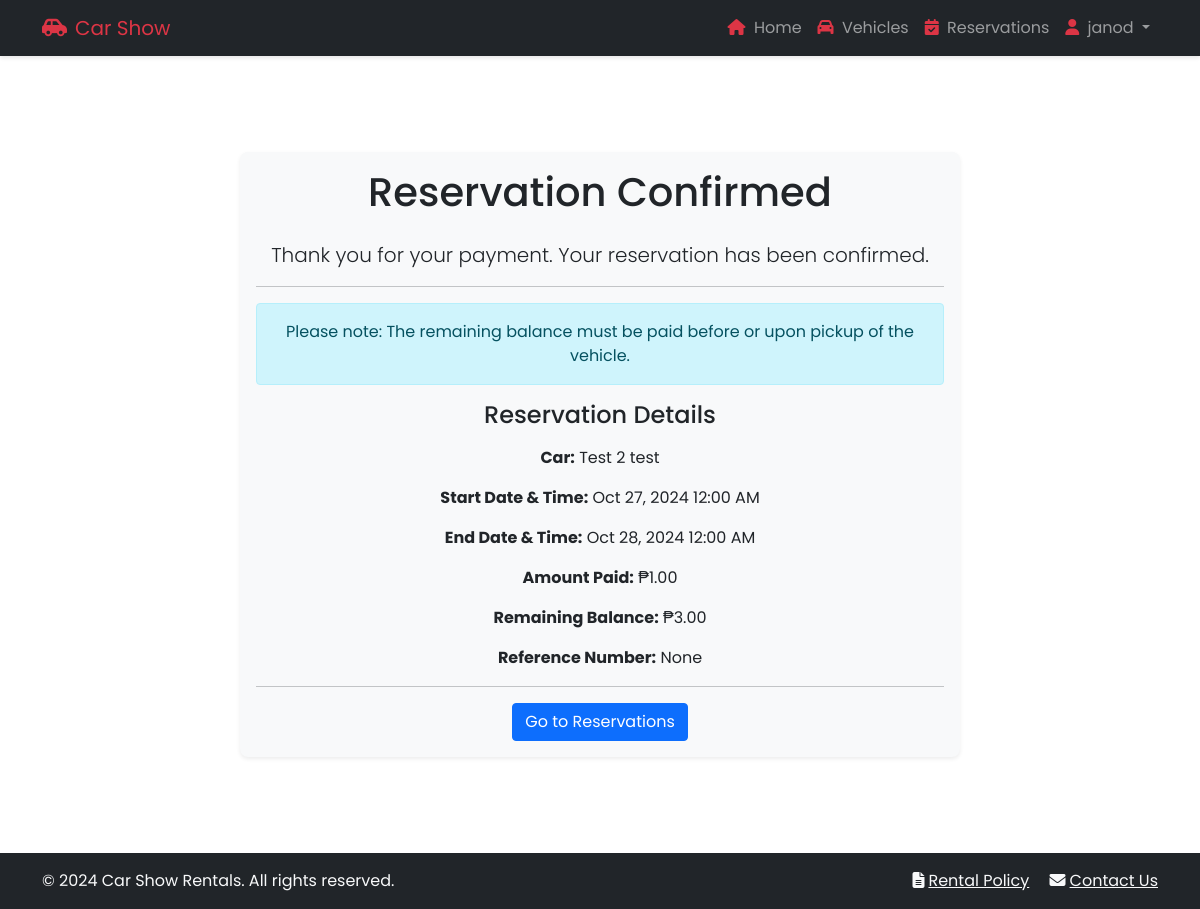
The app's page /payment-confirmation/38/ (signed in) with its own data.
### backend/models.py (models this page shows, shortened)
class Reservation(models.Model):
    RATE_TYPES = [
        ('hourly', 'Hourly'),
        ('daily', 'Daily'),
        ('weekly', 'Weekly'),
    ]
    STATUS_CHOICES = [
        ('pending', 'Pending'),
        ('partial', 'Partial'),
        ('paid', 'Paid'),
        ('active', 'Active'),
        ('completed', 'Completed'),
        ('cancelled', 'Cancelled'),
    ]
    user = models.ForeignKey(User, on_delete=models.CASCADE)
    car = models.ForeignKey(Car, on_delete=models.CASCADE)
    rate_type = models.CharField(max_length=10, choices=RATE_TYPES)
    start_datetime = models.DateTimeField()
    end_datetime = models.DateTimeField()
    receipt_image = models.ImageField(upload_to='receipts/', blank=True, null=True)
    reference_number = models.CharField(max_length=50, blank=True, null=True)
    amount = models.DecimalField(max_digits=10, decimal_places=2, default=0)
    total_price = models.DecimalField(max_digits=10, decimal_places=2)
    status = models.CharField(max_length=20, choices=STATUS_CHOICES, default='pending')
    created_at = models.DateTimeField(auto_now_add=True)
    updated_at = models.DateTimeField(auto_now=True)
    class Meta:
        ordering = ['-created_at', '-updated_at']

class Car(models.Model):
    CAR_TYPES = [
        ('sedan', 'Sedan'),
        ('suv', 'SUV'),
        ('pick up', 'Pick Up'),
        ('van', 'Van'),
        ('mini van', 'Mini Van'),
    ]
    brand = models.CharField(max_length=100)
    model = models.CharField(max_length=100)
    year = models.IntegerField()
    total_units = models.IntegerField()
    unavailable_units = models.IntegerField(default=0)
    car_type = models.CharField(max_length=20, choices=CAR_TYPES)
    hourly_rate = models.DecimalField(max_digits=8, decimal_places=2)
    daily_rate = models.DecimalField(max_digits=8, decimal_places=2)
    features = models.TextField()
    created_at = models.DateTimeField(auto_now_add=True)
    class Meta:
        ordering = ['-created_at']

### frontend/views.py (the view)
# urls.py: path('payment-confirmation/<int:reservation_id>/', views.payment_confirmation,
@login_required
def payment_confirmation(request, reservation_id):
    reservation = get_object_or_404(Reservation, id=reservation_id, user=request.user)
    if reservation.total_price == reservation.amount:
        payment_type = 'full_payment'
    else:
        payment_type = 'down_payment'
    context = {
        'reservation': reservation,
        'payment_type': payment_type,
        'remaining_balance': reservation.total_price - reservation.amount
    }
    return render(request, 'frontend/payment_confirmation.html', context)

### frontend/templates/frontend/payment_confirmation.html (shortened to what this page needs)
{% extends 'frontend/base.html' %}
{% load static %}
{% block content %}
<div class="container py-5">
    <div class="row justify-content-center">
        <div class="col-md-8">
            <div class="card bg-light shadow-sm">
                <div class="card-body text-center">
                    <h1 class="card-title mb-4">Reservation Confirmed</h1>
                    <p class="lead">Thank you for your payment. Your reservation has been confirmed.</p>
                    <hr>
                    {% if payment_type == 'down_payment' %}
                    <div class="alert alert-info">
                        Please note: The remaining balance must be paid before or upon pickup of the vehicle.
                    </div>
                    {% endif %}
                    <h2 class="h4 mb-3">Reservation Details</h2>
                    <p><strong>Car:</strong> {{ reservation.car.brand }} {{ reservation.car.model }}</p>
                    <p><strong>Start Date & Time:</strong> {{ reservation.start_datetime|date:"M d, Y g:i A"}}</p>
                    <p><strong>End Date & Time:</strong> {{ reservation.end_datetime|date:"M d, Y g:i A"}}</p>
                    <p><strong>Amount Paid:</strong> ₱{{ reservation.amount }}</p>
                    {% if payment_type == 'down_payment' %}
                    <p><strong>Remaining Balance:</strong> ₱{{ remaining_balance }}</p>
                    {% endif %}
                    <p><strong>Reference Number:</strong> {{ reservation.reference_number }}</p>
                    <hr>
                    <a href="{% url 'reservations' %}" class="btn btn-primary">Go to Reservations</a>
                </div>
            </div>
        </div>
    </div>
</div>
{% endblock %}

### frontend/templates/frontend/base.html (shortened to what this page needs)
<!DOCTYPE html>
{% load static %}
<html lang="en">
<head>
    <link href="https://cdn.jsdelivr.net/npm/bootstrap@5.1.3/dist/css/bootstrap.min.css" rel="stylesheet">
    <link rel="stylesheet" href="https://cdnjs.cloudflare.com/ajax/libs/font-awesome/6.1.1/css/all.min.css">
</head>
<body class="d-flex flex-column min-vh-100">
    <div class="toast-container position-fixed top-0 end-0 p-3" style="z-index: 1100">
    </div>
    <nav class="navbar navbar-expand-lg navbar-dark bg-dark">
        <div class="container">
            <a class="navbar-brand text-danger" href="{% url 'home' %}"><i class="fas fa-car-side me-2"></i>Car Show</a>
            <div class="collapse navbar-collapse" id="navbarNav">
                <ul class="navbar-nav ms-auto">
                    <li class="nav-item">
                        <a class="nav-link" href="{% url 'home' %}"><i class="fas fa-home text-danger me-1"></i> Home</a>
                    </li>
                    <li class="nav-item">
                        <a class="nav-link" href="{% url 'cars' %}"><i class="fas fa-car text-danger me-1"></i> Vehicles</a>
                    </li>
                    {% if user.is_authenticated %}
                        <li class="nav-item">
                            <a class="nav-link" href="{% url 'reservations' %}"><i class="fas fa-calendar-check text-danger me-1"></i> Reservations</a>
                        </li>
                        <li class="nav-item dropdown">
                            <a class="nav-link dropdown-toggle" href="#" id="navbarDropdown" role="button" data-bs-toggle="dropdown">
                                <i class="fas fa-user text-danger me-1"></i> {{ user.username }}
                            </a>
                        </li>
                    {% endif %}
                </ul>
            </div>
        </div>
    </nav>
    <main class="flex-grow-1 py-5">
        <div class="container">
            {% block content %}{% endblock %}
        </div>
    </main>
    <footer class="bg-dark text-light mt-auto py-3">
        <div class="container">
            <div class="row">
                <div class="col-md-6 text-center text-md-start">
                    <span>&copy; {% now "Y" %} Car Show Rentals. All rights reserved.</span>
                </div>
                <div class="col-md-6 text-center text-md-end">
                    <a href="{% url 'rental_policy' %}" class="text-light me-3"><i class="fas fa-file-alt me-1"></i>Rental Policy</a>
                    <a href="{% url 'contact_us' %}" class="text-light"><i class="fas fa-envelope me-1"></i>Contact Us</a>
                </div>
            </div>
        </div>
    </footer>
</body>
</html>

### frontend/templates/frontend/base.html (style rules this page uses)
body { font-family: 'Poppins', sans-serif; }
.navbar { box-shadow: 0 2px 4px rgba(0,0,0,.1); }
.card { border: none; border-radius: 0.5rem; box-shadow: 0 4px 6px rgba(0,0,0,.1); transition: all 0.3s ease; }

### records on screen
Reservation: car.brand "Test 2", car.model "test", start_datetime "Oct 27, 2024 12:00 AM", end_datetime "Oct 28, 2024 12:00 AM", amount "1.00", reference_number "None"

### other values on screen
{{ user.username }} "janod"
{{ remaining_balance }} "3.00"
